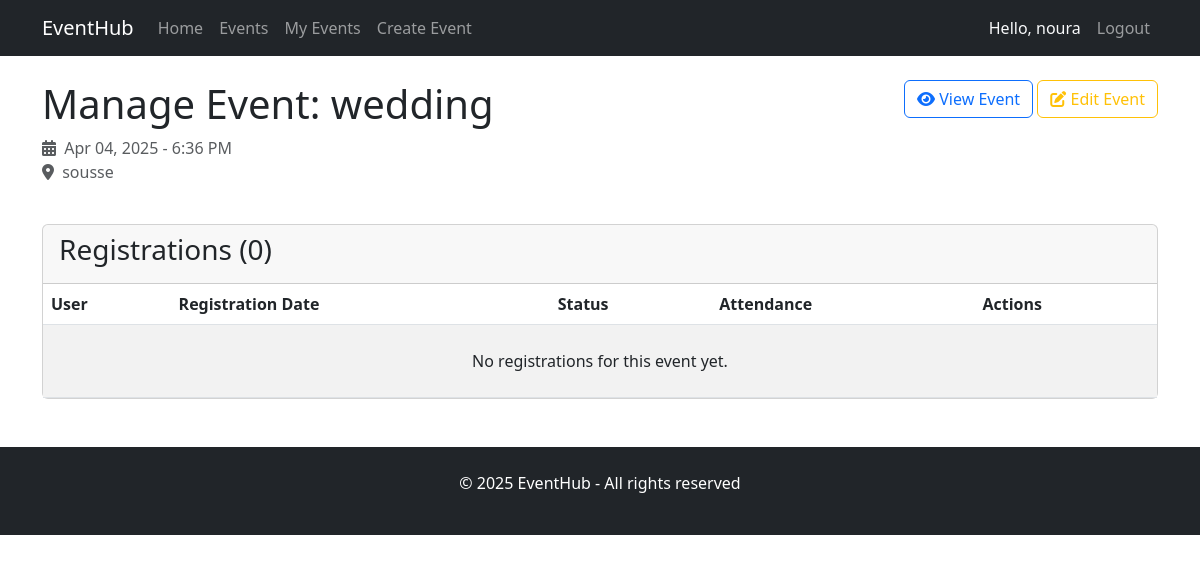
The app's page /events/1/manage/ (signed in) with its own data.
### events/models.py (models this page shows, shortened)
class Event(models.Model):
    title = models.CharField(max_length=200)
    description = models.TextField()
    start_date = models.DateTimeField()
    end_date = models.DateTimeField()
    location = models.CharField(max_length=200)
    capacity = models.PositiveIntegerField(default=0)  # 0 means unlimited
    category = models.ForeignKey(Category, on_delete=models.CASCADE, related_name='events')
    organizer = models.ForeignKey(User, on_delete=models.CASCADE, related_name='organized_events')
    created_at = models.DateTimeField(auto_now_add=True)
    image = models.ImageField(upload_to='event_images/', blank=True, null=True)
    is_published = models.BooleanField(default=False)

### events/views.py (the view)
# urls.py: path('events/<int:event_id>/manage/', views.manage_event, name='manage_event'),
@login_required
def manage_event(request, event_id):
    event = get_object_or_404(Event, id=event_id, organizer=request.user)
    registrations = Registration.objects.filter(event=event)
    return render(request, 'events/manage_event.html', {
        'event': event,
        'registrations': registrations,
    })

### events/templates/events/manage_event.html (shortened to what this page needs)
{% extends "events/base.html" %}
{% block content %}
<div class="row mb-4">
    <div class="col-md-8">
        <h1>Manage Event: {{ event.title }}</h1>
        <p class="text-muted">
            <i class="fas fa-calendar-alt me-1"></i> {{ event.start_date|date:"M d, Y - g:i A" }}
            <br>
            <i class="fas fa-map-marker-alt me-1"></i> {{ event.location }}
        </p>
    </div>
    <div class="col-md-4 text-end">
        <a href="{% url 'event_detail' event.id %}" class="btn btn-outline-primary">
            <i class="fas fa-eye"></i> View Event
        </a>
        <a href="{% url 'edit_event' event.id %}" class="btn btn-outline-warning">
            <i class="fas fa-edit"></i> Edit Event
        </a>
    </div>
</div>
<div class="card">
    <div class="card-header">
        <h3>Registrations ({{ registrations.count }})</h3>
    </div>
    <div class="table-responsive">
        <table class="table table-striped table-hover mb-0">
            <thead>
                <tr>
                    <th>User</th>
                    <th>Registration Date</th>
                    <th>Status</th>
                    <th>Attendance</th>
                    <th>Actions</th>
                </tr>
            </thead>
            <tbody>
                {% for registration in registrations %}
                    <tr>
                        <td>{{ registration.user.get_full_name|default:registration.user.username }}</td>
                        <td>{{ registration.registration_date|date:"M d, Y - g:i A" }}</td>
                        <td>
                            <span class="badge {% if registration.status == 'confirmed' %}bg-success{% elif registration.status == 'pending' %}bg-warning{% else %}bg-danger{% endif %}">
                                {{ registration.status|title }}
                            </span>
                        </td>
                        <td>
                            {% if registration.attendance_confirmed %}
                                <span class="badge bg-success">Attended</span>
                            {% else %}
                                <span class="badge bg-secondary">Not confirmed</span>
                            {% endif %}
                        </td>
                        <td>
                            <button type="button" class="btn btn-sm btn-primary" data-bs-toggle="modal" data-bs-target="#registrationModal{{ registration.id }}">
                                Update Status
                            </button>
                            <div class="modal fade" id="registrationModal{{ registration.id }}" tabindex="-1" aria-hidden="true">
                                <div class="modal-dialog">
                                    <div class="modal-content">
                                        <div class="modal-header">
                                            <h5 class="modal-title">Update Registration Status</h5>
                                            <button type="button" class="btn-close" data-bs-dismiss="modal" aria-label="Close"></button>
                                        </div>
                                        <form method="post" action="{% url 'update_registration_status' registration.id %}">
                                            {% csrf_token %}
                                            <div class="modal-body">
                                                <div class="mb-3">
                                                    <label class="form-label">User:</label>
                                                    <p>{{ registration.user.get_full_name|default:registration.user.username }}</p>
                                                </div>
                                                <div class="mb-3">
                                                    <label for="status{{ registration.id }}" class="form-label">Status:</label>
                                                    <select class="form-select" id="status{{ registration.id }}" name="status">
                                                        <option value="pending" {% if registration.status == 'pending' %}selected{% endif %}>Pending</option>
                                                        <option value="confirmed" {% if registration.status == 'confirmed' %}selected{% endif %}>Confirmed</option>
                                                        <option value="cancelled" {% if registration.status == 'cancelled' %}selected{% endif %}>Cancelled</option>
                                                    </select>
                                                </div>
                                                <div class="form-check">
                                                    <input class="form-check-input" type="checkbox" id="attendance{{ registration.id }}" name="attendance" {% if registration.attendance_confirmed %}checked{% endif %}>
                                                    <label class="form-check-label" for="attendance{{ registration.id }}">
                                                        Mark as attended
                                                    </label>
                                                </div>
                                            </div>
                                            <div class="modal-footer">
                                                <button type="button" class="btn btn-secondary" data-bs-dismiss="modal">Close</button>
                                                <button type="submit" class="btn btn-primary">Save changes</button>
                                            </div>
                                        </form>
                                    </div>
                                </div>
                            </div>
                        </td>
                    </tr>
                {% empty %}
                    <tr>
                        <td colspan="5" class="text-center py-4">No registrations for this event yet.</td>
                    </tr>
                {% endfor %}
            </tbody>
        </table>
    </div>
</div>
{% endblock %}

### events/templates/events/base.html (shortened to what this page needs)
<!DOCTYPE html>
<html lang="en">
<head>
    <link href="https://cdn.jsdelivr.net/npm/bootstrap@5.3.0-alpha1/dist/css/bootstrap.min.css" rel="stylesheet">
    <link rel="stylesheet" href="https://cdnjs.cloudflare.com/ajax/libs/font-awesome/6.1.1/css/all.min.css">
</head>
<body>
    <nav class="navbar navbar-expand-lg navbar-dark bg-dark">
        <div class="container">
            <a class="navbar-brand" href="{% url 'home' %}">EventHub</a>
            <div class="collapse navbar-collapse" id="navbarNav">
                <ul class="navbar-nav me-auto">
                    <li class="nav-item">
                        <a class="nav-link" href="{% url 'home' %}">Home</a>
                    </li>
                    <li class="nav-item">
                        <a class="nav-link" href="{% url 'event_list' %}">Events</a>
                    </li>
                    {% if user.is_authenticated %}
                        <li class="nav-item">
                            <a class="nav-link" href="{% url 'my_events' %}">My Events</a>
                        </li>
                        <li class="nav-item">
                            <a class="nav-link" href="{% url 'create_event' %}">Create Event</a>
                        </li>
                    {% endif %}
                </ul>
                <div class="navbar-nav">
                    {% if user.is_authenticated %}
                        <span class="nav-item nav-link text-light">Hello, {{ user.username }}</span>
                        <a class="nav-item nav-link" href="{% url 'logout' %}">Logout</a>
                    {% else %}
                        <a class="nav-item nav-link" href="{% url 'login' %}">Login</a>
                        <a class="nav-item nav-link" href="">Register</a>
                    {% endif %}
                </div>
            </div>
        </div>
    </nav>
    <div class="container mt-4">
        {% block content %}{% endblock %}
    </div>
    <footer class="bg-dark text-white mt-5 py-4">
        <div class="container text-center">
            <p>&copy; {% now "Y" %} EventHub - All rights reserved</p>
        </div>
    </footer>
</body>
</html>

### records on screen
Event: title "wedding", start_date "Apr 04, 2025 - 6:36 PM", location "sousse"

### other values on screen
{{ user.username }} "noura"
{{ registrations.count }} "0"
